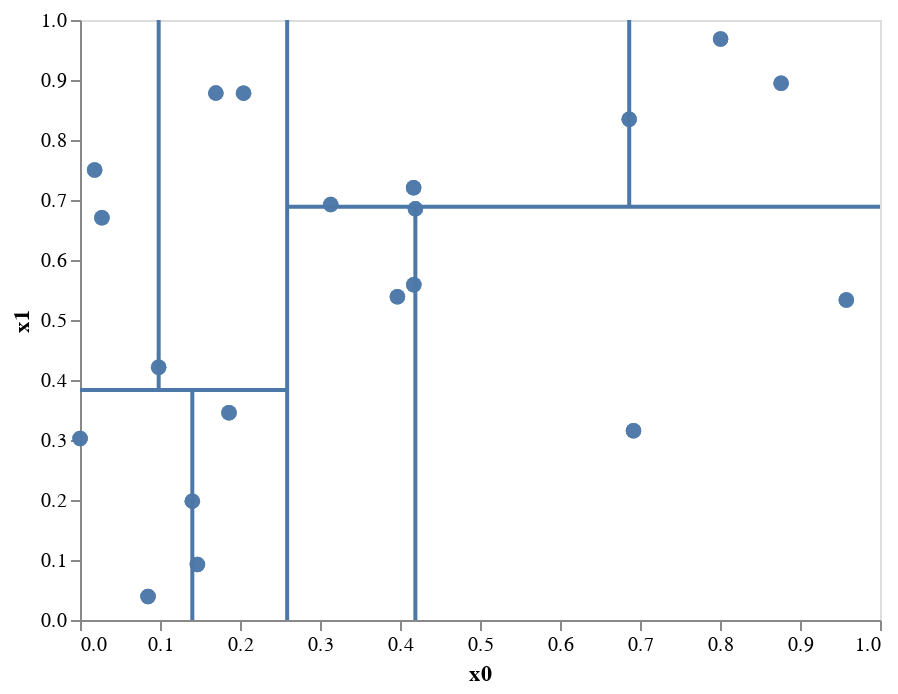

Write notebook code for a chart like this one.
### Code cell
kdt.plot2d(depth=3)

### Figure 1 — Vega-Lite specification as saved in the notebook (floating-point values rounded to 4 significant figures)
{"config": {"view": {"continuousWidth": 400, "continuousHeight": 300}}, "layer": [{"data": {"name": "data-27c49ca2d2c0e4fe4f94f1d7c160a361"}, "mark": {"type": "circle", "size": 60}, "encoding": {"x": {"type": "quantitative", "axis": {"grid": false}, "field": "x0"}, "y": {"type": "quantitative", "axis": {"grid": false}, "field": "x1"}}}, {"data": {"name": "data-9bc712eec4862e0da7b537a787dfb3ee"}, "mark": "line", "encoding": {"x": {"type": "quantitative", "axis": {"grid": false}, "field": "x0"}, "y": {"type": "quantitative", "axis": {"grid": false}, "field": "x1"}}}, {"layer": [{"data": {"name": "data-7973e3913bac78a2baa4c4ec11621abd"}, "mark": {"type": "circle", "size": 60}, "encoding": {"x": {"type": "quantitative", "axis": {"grid": false}, "field": "x0"}, "y": {"type": "quantitative", "axis": {"grid": false}, "field": "x1"}}}, {"data": {"name": "data-e97518c52016479bcce556dfc5709844"}, "mark": "line", "encoding": {"x": {"type": "quantitative", "axis": {"grid": false}, "field": "x0"}, "y": {"type": "quantitative", "axis": {"grid": false}, "field": "x1"}}}, {"layer": [{"data": {"name": "data-657747fab5880c708469930737ea95ef"}, "mark": {"type": "circle", "size": 60}, "encoding": {"x": {"type": "quantitative", "axis": {"grid": false}, "field": "x0"}, "y": {"type": "quantitative", "axis": {"grid": false}, "field": "x1"}}}, {"data": {"name": "data-05126c66c4ff0f169733929c9a1f1121"}, "mark": "line", "encoding": {"x": {"type": "quantitative", "axis": {"grid": false}, "field": "x0"}, "y": {"type": "quantitative", "axis": {"grid": false}, "field": "x1"}}}], "encoding": {}}, {"layer": [{"data": {"name": "data-a5bfb3ebb114c79d889a25cb59fe8c56"}, "mark": {"type": "circle", "size": 60}, "encoding": {"x": {"type": "quantitative", "axis": {"grid": false}, "field": "x0"}, "y": {"type": "quantitative", "axis": {"grid": false}, "field": "x1"}}}, {"data": {"name": "data-27c1ded7b6ba14a375b2a970054cbf74"}, "mark": "line", "encoding": {"x": {"type": "quantitative", "axis": {"grid": false}, "field": "x0"}, "y": {"type": "quantitative", "axis": {"grid": false}, "field": "x1"}}}], "encoding": {}}], "encoding": {}}, {"layer": [{"data": {"name": "data-dd7c6600cc9575f5eda9bc467c82864d"}, "mark": {"type": "circle", "size": 60}, "encoding": {"x": {"type": "quantitative", "axis": {"grid": false}, "field": "x0"}, "y": {"type": "quantitative", "axis": {"grid": false}, "field": "x1"}}}, {"data": {"name": "data-8d3d33f07fb14f5590a66386df1a92e2"}, "mark": "line", "encoding": {"x": {"type": "quantitative", "axis": {"grid": false}, "field": "x0"}, "y": {"type": "quantitative", "axis": {"grid": false}, "field": "x1"}}}, {"layer": [{"data": {"name": "data-a86604c8a75a2a2ce7fe89bf9a1b4dc2"}, "mark": {"type": "circle", "size": 60}, "encoding": {"x": {"type": "quantitative", "axis": {"grid": false}, "field": "x0"}, "y": {"type": "quantitative", "axis": {"grid": false}, "field": "x1"}}}, {"data": {"name": "data-1b7adb1dccc7cebdbc14ba303905813a"}, "mark": "line", "encoding": {"x": {"type": "quantitative", "axis": {"grid": false}, "field": "x0"}, "y": {"type": "quantitative", "axis": {"grid": false}, "field": "x1"}}}], "encoding": {}}, {"layer": [{"data": {"name": "data-fb99218048d74684c8738b9f89b0a7c6"}, "mark": {"type": "circle", "size": 60}, "encoding": {"x": {"type": "quantitative", "axis": {"grid": false}, "field": "x0"}, "y": {"type": "quantitative", "axis": {"grid": false}, "field": "x1"}}}, {"data": {"name": "data-115aab6c315102839f7afa8a96ddcf0a"}, "mark": "line", "encoding": {"x": {"type": "quantitative", "axis": {"grid": false}, "field": "x0"}, "y": {"type": "quantitative", "axis": {"grid": false}, "field": "x1"}}}], "encoding": {}}], "encoding": {}}], "encoding": {}, "$schema": "https://vega.github.io/schema/vega-lite/v4.8.1.json", "datasets": {"data-27c49ca2d2c0e4fe4f94f1d7c160a361": [{"x0": 0.417, "x1": 0.7203}, {"x0": 0.0001144, "x1": 0.3023}, {"x0": 0.1468, "x1": 0.09234}, {"x0": 0.1863, "x1": 0.3456}, {"x0": 0.3968, "x1": 0.5388}, {"x0": 0.4192, "x1": 0.6852}, {"x0": 0.2045, "x1": 0.8781}, {"x0": 0.02739, "x1": 0.6705}, {"x0": 0.4173, "x1": 0.5587}, {"x0": 0.1404, "x1": 0.1981}, {"x0": 0.8007, "x1": 0.9683}, {"x0": 0.3134, "x1": 0.6923}, {"x0": 0.8764, "x1": 0.8946}, {"x0": 0.08504, "x1": 0.03905}, {"x0": 0.1698, "x1": 0.8781}, {"x0": 0.09835, "x1": 0.4211}, {"x0": 0.9579, "x1": 0.5332}, {"x0": 0.6919, "x1": 0.3155}, {"x0": 0.6865, "x1": 0.8346}, {"x0": 0.01829, "x1": 0.7501}], "data-9bc712eec4862e0da7b537a787dfb3ee": [{"x0": 0.2589, "x1": 0.0}, {"x0": 0.2589, "x1": 1.0}], "data-7973e3913bac78a2baa4c4ec11621abd": [{"x0": 0.0001144, "x1": 0.3023}, {"x0": 0.01829, "x1": 0.7501}, {"x0": 0.02739, "x1": 0.6705}, {"x0": 0.08504, "x1": 0.03905}, {"x0": 0.09835, "x1": 0.4211}, {"x0": 0.1404, "x1": 0.1981}, {"x0": 0.1468, "x1": 0.09234}, {"x0": 0.1698, "x1": 0.8781}, {"x0": 0.1863, "x1": 0.3456}, {"x0": 0.2045, "x1": 0.8781}], "data-e97518c52016479bcce556dfc5709844": [{"x0": 0.0, "x1": 0.3833}, {"x0": 0.2589, "x1": 0.3833}], "data-657747fab5880c708469930737ea95ef": [{"x0": 0.08504, "x1": 0.03905}, {"x0": 0.1468, "x1": 0.09234}, {"x0": 0.1404, "x1": 0.1981}, {"x0": 0.0001144, "x1": 0.3023}, {"x0": 0.1863, "x1": 0.3456}], "data-05126c66c4ff0f169733929c9a1f1121": [{"x0": 0.1404, "x1": 0.0}, {"x0": 0.1404, "x1": 0.3833}], "data-a5bfb3ebb114c79d889a25cb59fe8c56": [{"x0": 0.09835, "x1": 0.4211}, {"x0": 0.02739, "x1": 0.6705}, {"x0": 0.01829, "x1": 0.7501}, {"x0": 0.2045, "x1": 0.8781}, {"x0": 0.1698, "x1": 0.8781}], "data-27c1ded7b6ba14a375b2a970054cbf74": [{"x0": 0.09835, "x1": 0.3833}, {"x0": 0.09835, "x1": 1.0}], "data-dd7c6600cc9575f5eda9bc467c82864d": [{"x0": 0.3134, "x1": 0.6923}, {"x0": 0.3968, "x1": 0.5388}, {"x0": 0.417, "x1": 0.7203}, {"x0": 0.4173, "x1": 0.5587}, {"x0": 0.4192, "x1": 0.6852}, {"x0": 0.6865, "x1": 0.8346}, {"x0": 0.6919, "x1": 0.3155}, {"x0": 0.8007, "x1": 0.9683}, {"x0": 0.8764, "x1": 0.8946}, {"x0": 0.9579, "x1": 0.5332}], "data-8d3d33f07fb14f5590a66386df1a92e2": [{"x0": 0.2589, "x1": 0.6888}, {"x0": 1.0, "x1": 0.6888}], "data-a86604c8a75a2a2ce7fe89bf9a1b4dc2": [{"x0": 0.6919, "x1": 0.3155}, {"x0": 0.9579, "x1": 0.5332}, {"x0": 0.3968, "x1": 0.5388}, {"x0": 0.4173, "x1": 0.5587}, {"x0": 0.4192, "x1": 0.6852}], "data-1b7adb1dccc7cebdbc14ba303905813a": [{"x0": 0.4192, "x1": 0.0}, {"x0": 0.4192, "x1": 0.6888}], "data-fb99218048d74684c8738b9f89b0a7c6": [{"x0": 0.3134, "x1": 0.6923}, {"x0": 0.417, "x1": 0.7203}, {"x0": 0.6865, "x1": 0.8346}, {"x0": 0.8764, "x1": 0.8946}, {"x0": 0.8007, "x1": 0.9683}], "data-115aab6c315102839f7afa8a96ddcf0a": [{"x0": 0.6865, "x1": 0.6888}, {"x0": 0.6865, "x1": 1.0}]}}
